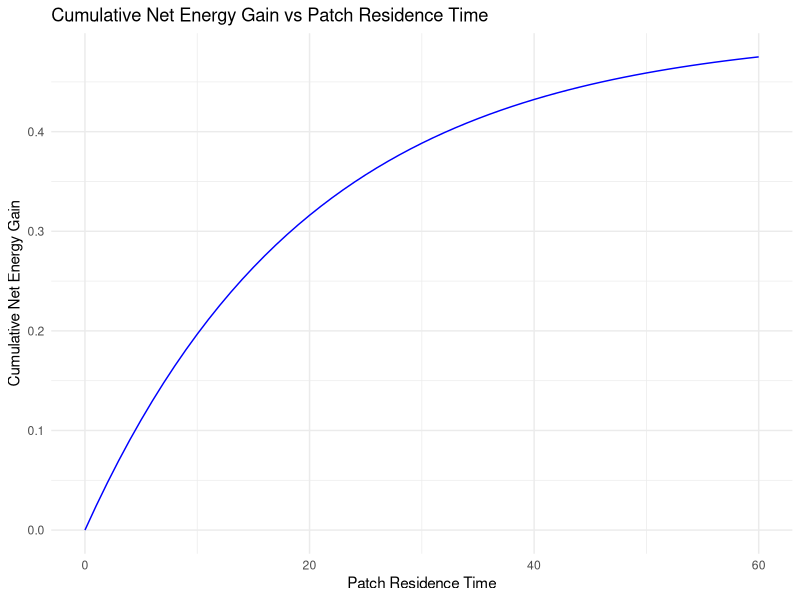
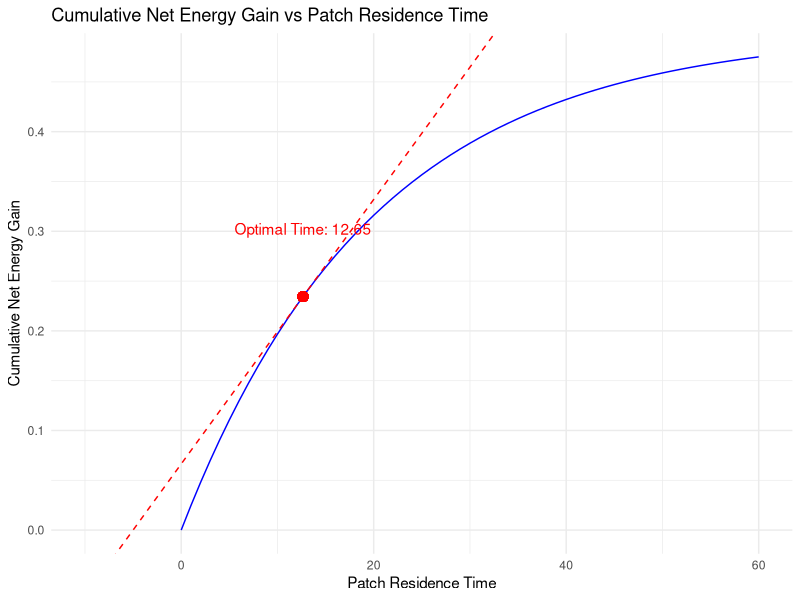

Write R code to recreate these figures, in order.
## ---- chunk 1
# Load required libraries
library(ggplot2)

# Define custom function for cumulative net energy gain
custom_function <- function(time) {
  net_gain <- 0.5 * (1 - exp(-0.05 * time))  # Example function: steep increase that levels off
  return(net_gain)
}

# Define patch residence time range
residence_time <- seq(0, 60, by = 1)  # Patch residence time

# Calculate cumulative net energy gain using custom function
cumulative_gain <- custom_function(residence_time)

# Create dataframe for plotting
net_gain_data <- data.frame(Residence_Time = residence_time,
                            Cumulative_Net_Gain = cumulative_gain)

# Plot residence time vs cumulative net energy gain
ggplot(data = net_gain_data, aes(x = Residence_Time, y = Cumulative_Net_Gain)) +
  geom_line(color = "blue") +
  labs(x = "Patch Residence Time", y = "Cumulative Net Energy Gain",
       title = "Cumulative Net Energy Gain vs Patch Residence Time") +
  theme_minimal()
## ---- chunk 2
# Define custom function for cumulative net energy gain
custom_function <- function(time) {
  net_gain <- 0.5 * (1 - exp(-0.05 * time))  # Example function: steep increase that levels off
  return(net_gain)
}

# Define derivative of the custom function
derivative_function <- function(time) {
  derivative <- 0.5 * 0.05 * exp(-0.05 * time)  # Derivative of the custom function
  return(derivative)
}

# Set travel time between patches
travel_time <- 5  # Travel time in minutes

# Find the optimal time between patches
optimal_time <- uniroot(function(x) custom_function(x) - (x + travel_time) * derivative_function(x), interval = c(0, 100))$root

# Calculate the y-coordinate of the tangent line at the optimal time
optimal_gain <- custom_function(optimal_time)

# Calculate the slope of the tangent line
tangent_slope <- derivative_function(optimal_time)

# Calculate the y-intercept of the tangent line
tangent_intercept <- optimal_gain - tangent_slope * optimal_time

# Define patch residence time range
residence_time <- seq(0, 60, by = 1)  # Patch residence time

# Calculate cumulative net energy gain using custom function
cumulative_gain <- custom_function(residence_time)

# Create dataframe for plotting
net_gain_data <- data.frame(Residence_Time = residence_time,
                            Cumulative_Net_Gain = cumulative_gain)

# Plot residence time vs cumulative net energy gain with tangent line
ggplot(data = net_gain_data, aes(x = Residence_Time, y = Cumulative_Net_Gain)) +
	xlim(-10,60) +
  geom_line(color = "blue") +
  geom_abline(intercept = tangent_intercept, slope = tangent_slope, color = "red", linetype = "dashed") +
  geom_point(x = optimal_time, y = optimal_gain, color = "red", size = 3) +
  annotate("text", x = optimal_time, y = optimal_gain + 0.05, label = paste("Optimal Time:", round(optimal_time, 2)), color = "red", vjust = -1) +
  labs(x = "Patch Residence Time", y = "Cumulative Net Energy Gain",
       title = "Cumulative Net Energy Gain vs Patch Residence Time") +
  theme_minimal()
